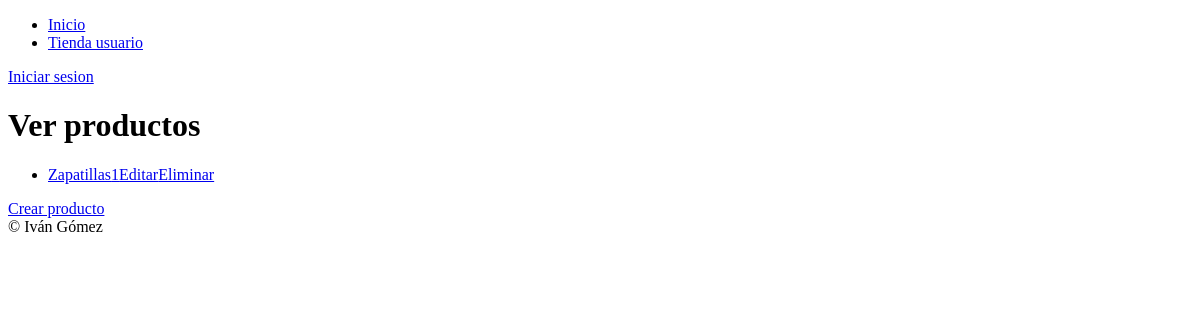
The app's page /tienda/admin/productos, older data.
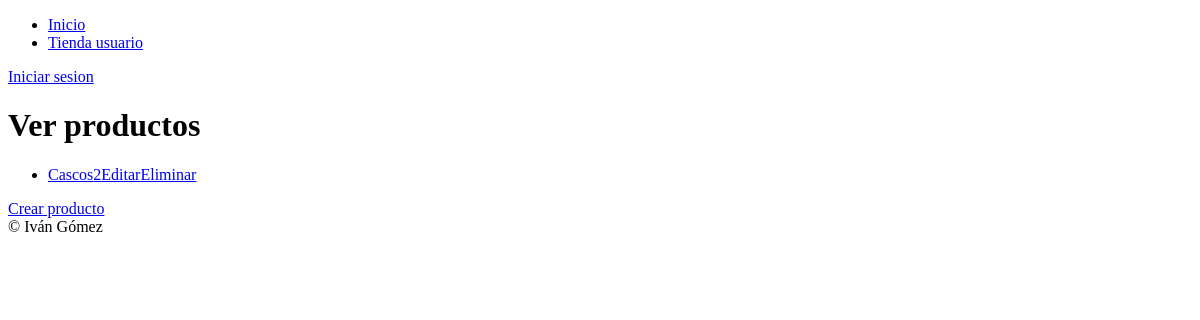
The same page, newer data.
### core/models.py (models this page shows, shortened)
class Producto(models.Model):
    nombre = models.CharField(max_length=50)
    modelo = models.CharField(max_length=75)
    unidades = models.IntegerField()
    precio = models.DecimalField(decimal_places=2, max_digits=4)
    vip = models.BooleanField(default=False)
    usuario = models.ManyToManyField(UsuarioTienda, through='Compra')
    marca = models.ForeignKey(Marca, on_delete=models.SET_NULL, null=True, blank=True, related_name='productos')

### core/views.py (the view)
# urls.py: path('tienda/admin/productos', ver_productos.as_view(), name='ver_producto'),
class ver_productos(ListView):
    template_name = 'core/ver_productos.html'
    context_object_name = 'productos'
    model = Producto

### core/templates/core/ver_productos.html (shortened to what this page needs)
{% extends 'core/base.html' %}
{% block tittle_section %}Ver productos{% endblock %}
{% block content %}
<ul>
{% for producto in productos %}
    <li><a href="{% url 'detalle_producto' producto.pk %}">{{producto.nombre}}{{producto.id}}</a><a href="{% url 'editar_producto' producto.pk %}">Editar</a><a href="{% url 'eliminar_producto' producto.pk%}">Eliminar</a></li>
{% endfor %}
</ul>
<a href="{% url 'crear_producto' %}">Crear producto</a>
{% endblock %}

Row changes from the older to the newer data that the page shows:
removed Producto: nombre "Zapatillas", id "1"
added Producto: nombre "Cascos", id "2"
